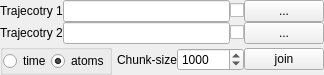
<?xml version="1.0" encoding="UTF-8"?>
<ui version="4.0">
 <class>Form</class>
 <widget class="QWidget" name="Form">
  <property name="geometry">
   <rect>
    <x>0</x>
    <y>0</y>
    <width>324</width>
    <height>67</height>
   </rect>
  </property>
  <property name="windowTitle">
   <string>Join trajectories</string>
  </property>
  <layout class="QGridLayout" name="gridLayout">
   <property name="margin">
    <number>0</number>
   </property>
   <property name="spacing">
    <number>0</number>
   </property>
   <item row="2" column="0">
    <widget class="QGroupBox" name="groupBox">
     <property name="title">
      <string/>
     </property>
     <layout class="QHBoxLayout" name="horizontalLayout_4">
      <property name="spacing">
       <number>0</number>
      </property>
      <property name="margin">
       <number>0</number>
      </property>
      <item>
       <widget class="QRadioButton" name="radioButton_2">
        <property name="toolTip">
         <string>&lt;html&gt;&lt;head/&gt;&lt;body&gt;&lt;p&gt;If the trajectories are stacked along the time axis they have to have the same number of atoms and the same topology.&lt;/p&gt;&lt;/body&gt;&lt;/html&gt;</string>
        </property>
        <property name="text">
         <string>time</string>
        </property>
        <property name="checked">
         <bool>false</bool>
        </property>
       </widget>
      </item>
      <item>
       <widget class="QRadioButton" name="radioButton">
        <property name="toolTip">
         <string>&lt;html&gt;&lt;head/&gt;&lt;body&gt;&lt;p&gt;If the trajectories are stacked along the atom-axis the trajectories have to have the same number of frames and the topologies are merged. &lt;/p&gt;&lt;/body&gt;&lt;/html&gt;</string>
        </property>
        <property name="text">
         <string>atoms</string>
        </property>
        <property name="checked">
         <bool>true</bool>
        </property>
       </widget>
      </item>
     </layout>
    </widget>
   </item>
   <item row="2" column="3">
    <widget class="QSpinBox" name="spinBox">
     <property name="toolTip">
      <string>The trajectories are loaded picewise to save memory. Here the chunk size determines the size of the pices.</string>
     </property>
     <property name="minimum">
      <number>1</number>
     </property>
     <property name="maximum">
      <number>9999999</number>
     </property>
     <property name="value">
      <number>1000</number>
     </property>
    </widget>
   </item>
   <item row="2" column="2">
    <widget class="QLabel" name="label_3">
     <property name="text">
      <string>Chunk-size</string>
     </property>
    </widget>
   </item>
   <item row="2" column="5">
    <widget class="QPushButton" name="pushButton">
     <property name="text">
      <string>join</string>
     </property>
    </widget>
   </item>
   <item row="1" column="0" colspan="6">
    <layout class="QHBoxLayout" name="horizontalLayout_2">
     <property name="spacing">
      <number>0</number>
     </property>
     <item>
      <widget class="QLabel" name="label_2">
       <property name="text">
        <string>Trajecotry 2</string>
       </property>
      </widget>
     </item>
     <item>
      <widget class="QLineEdit" name="lineEdit_2">
       <property name="readOnly">
        <bool>true</bool>
       </property>
      </widget>
     </item>
     <item>
      <widget class="QCheckBox" name="checkBox">
       <property name="toolTip">
        <string>&lt;html&gt;&lt;head/&gt;&lt;body&gt;&lt;p&gt;If this is checked the chunks of the trajectory 2 are reversed in time.&lt;/p&gt;&lt;/body&gt;&lt;/html&gt;</string>
       </property>
       <property name="text">
        <string/>
       </property>
      </widget>
     </item>
     <item>
      <widget class="QPushButton" name="toolButton_2">
       <property name="text">
        <string>...</string>
       </property>
      </widget>
     </item>
    </layout>
   </item>
   <item row="0" column="0" colspan="6">
    <layout class="QHBoxLayout" name="horizontalLayout">
     <property name="spacing">
      <number>0</number>
     </property>
     <item>
      <widget class="QLabel" name="label">
       <property name="text">
        <string>Trajecotry 1</string>
       </property>
      </widget>
     </item>
     <item>
      <widget class="QLineEdit" name="lineEdit">
       <property name="readOnly">
        <bool>true</bool>
       </property>
      </widget>
     </item>
     <item>
      <widget class="QCheckBox" name="checkBox_2">
       <property name="toolTip">
        <string>&lt;html&gt;&lt;head/&gt;&lt;body&gt;&lt;p&gt;If this is checked the chunks of the trajectory 1 are reversed in time.&lt;/p&gt;&lt;/body&gt;&lt;/html&gt;</string>
       </property>
       <property name="text">
        <string/>
       </property>
      </widget>
     </item>
     <item>
      <widget class="QPushButton" name="toolButton">
       <property name="text">
        <string>...</string>
       </property>
      </widget>
     </item>
    </layout>
   </item>
   <item row="2" column="1">
    <spacer name="horizontalSpacer">
     <property name="orientation">
      <enum>Qt::Horizontal</enum>
     </property>
     <property name="sizeHint" stdset="0">
      <size>
       <width>40</width>
       <height>20</height>
      </size>
     </property>
    </spacer>
   </item>
  </layout>
  <action name="actionOpen_first_trajectory">
   <property name="text">
    <string>Open first trajectory</string>
   </property>
  </action>
  <action name="actionOpen_second_trajectory">
   <property name="text">
    <string>Open second trajectory</string>
   </property>
  </action>
  <action name="actionSave_joined_trajectory">
   <property name="text">
    <string>Save joined trajectory</string>
   </property>
  </action>
 </widget>
 <resources/>
 <connections>
  <connection>
   <sender>toolButton</sender>
   <signal>clicked()</signal>
   <receiver>actionOpen_first_trajectory</receiver>
   <slot>trigger()</slot>
   <hints>
    <hint type="sourcelabel">
     <x>275</x>
     <y>10</y>
    </hint>
    <hint type="destinationlabel">
     <x>-1</x>
     <y>-1</y>
    </hint>
   </hints>
  </connection>
  <connection>
   <sender>toolButton_2</sender>
   <signal>clicked()</signal>
   <receiver>actionOpen_second_trajectory</receiver>
   <slot>trigger()</slot>
   <hints>
    <hint type="sourcelabel">
     <x>275</x>
     <y>32</y>
    </hint>
    <hint type="destinationlabel">
     <x>-1</x>
     <y>-1</y>
    </hint>
   </hints>
  </connection>
  <connection>
   <sender>pushButton</sender>
   <signal>clicked()</signal>
   <receiver>actionSave_joined_trajectory</receiver>
   <slot>trigger()</slot>
   <hints>
    <hint type="sourcelabel">
     <x>251</x>
     <y>55</y>
    </hint>
    <hint type="destinationlabel">
     <x>-1</x>
     <y>-1</y>
    </hint>
   </hints>
  </connection>
 </connections>
</ui>
